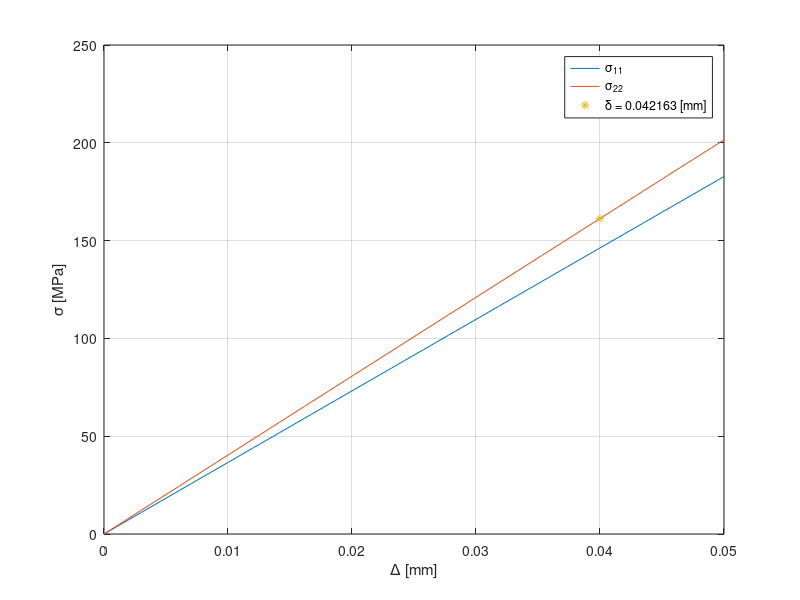

Write the MATLAB code that produced this figure.
a = 5;
b = -1;
c = 15; 
d = 10; 
e = 4;
f = -20;
S_ij = [a b c;b d e; c e f]

[D_i,V_i] = eig(S_ij);
disp('Tensiones principales'); V_i
disp('Direcciones principales'); D_i

alfad = 30; alfa = deg2rad(alfad);
R = [cos(alfa) -sin(alfa) 0;sin(alfa) cos(alfa) 0; 0 0 1]

S_ij_prima = R'*S_ij*R

%% parte a
clf
clear
a = 30; % mm
b = 25; % mm
vDelta = linspace(0,.05,100); % mm
E = 73500;
nu = 0.3;

M_s = zeros(size(vDelta,2),5);

for i= 1:100
    delta = vDelta(i);
    eps_11(i) = delta/(a+delta);
    eps_22(i) = delta/(b+delta);
    s_11(i) = E/(1-nu^2)*(eps_11(i)+nu*eps_22(i) );
    s_22(i) = E/(1-nu^2)*(eps_22(i)+nu*eps_11(i));
    M_s(i,:) = [delta eps_11(i) eps_22(i) s_11(i) s_22(i)];
end

plot(vDelta,M_s(:,4:5)); legend('\sigma_{11}','\sigma_{22}')
ylabel('\sigma [MPa]'); xlabel('\Delta [mm]')
grid on
hold on

delta = 0.04
    eps_11 = delta/(a+delta)
    eps_22 = delta/(b+delta)
    s_11 = E/(1-nu^2)*(eps_11+nu*eps_22 )
    s_22 = E/(1-nu^2)*(eps_22+nu*eps_11)
    eps_33 = -nu/(1-nu)*(eps_11+eps_22)
    
    plot(delta,s_22,'*')
    legend('\sigma_{11}','\sigma_{22}','\delta = 0.042163 [mm]')
hold off
% saveas(gcf,'ejercicio_1.png')
alfaT = 22E-6;
Dt = eps_22/alfaT


